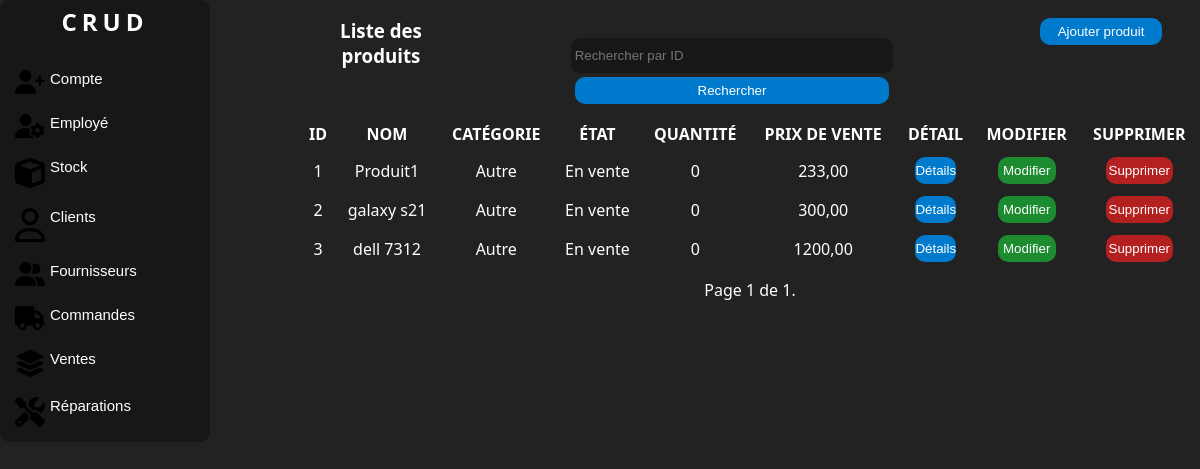
Screenshot of /produits/ (signed in) with the database file from the repository.
### manager/models.py (models this page shows, shortened)
class Product(models.Model):
    STATE_CHOICES = [
        ('En vente', 'En vente'),
        ('En réparation', 'En réparation'),
    ]
    name = models.CharField(max_length=100, db_column='Nom')
    category = models.ForeignKey(Category, on_delete=models.SET_DEFAULT, default=1, db_column='Catégorie')
    description = models.TextField(db_column='Description', default='Pas de description')
    state = models.CharField(max_length=20, choices=STATE_CHOICES, default='EN_VENTE', db_column='État')
    quantity = models.PositiveIntegerField(default=0, blank=True, null=True, db_column='Quantité')
    initial_buying_price = models.DecimalField(max_digits=10, decimal_places=2, blank=True, null=True,
                                               db_column='Prix d\'achat initiale')
    initial_selling_price = models.DecimalField(max_digits=10, decimal_places=2, blank=True, null=True,
                                                db_column='Prix de vente initiale')
    supplier = models.ForeignKey(Supplier, on_delete=models.SET_NULL, null=True, blank=True, db_column='Fournisseur')
    class Meta:
        db_table = 'Produit'

class Category(models.Model):
    name = models.CharField(max_length=100, db_column='Nom')
    def __str__(self):
        return self.name
    class Meta:
        db_table = 'Catégorie'

### manager/views.py (the view)
# urls.py: path('produits/', views.ProductListView.as_view(), name='product-list'),
class ProductListView(LoginRequiredMixin, ListView):
    model = Product
    template_name = 'listeproduit.html'  # replace with your template
    context_object_name = 'products'
    paginate_by = 10
    form_class = FilterForm
    def get_queryset(self):
        queryset = super().get_queryset()
        query = self.request.GET.get('query')
        if query:
            queryset = queryset.filter(id=query)
        return queryset
    def get_context_data(self, **kwargs):
        context = super().get_context_data(**kwargs)
        context['form'] = FilterForm(self.request.GET)
        return context

### manager/forms.py
class FilterForm(forms.Form):
    query = forms.IntegerField(label='', required=False,
                               widget=forms.TextInput(attrs={'placeholder': 'Rechercher par ID'}))

### manager/models.py (called while the page is built)
    def __str__(self):
        return self.name

### manager/templatetags/auth_extras.py (called while the page is built)
@register.filter(name='has_group')
def has_group(user, group_name):
    group = Group.objects.get(name=group_name)
    return True if group in user.groups.all() else False

### manager/templates/listeproduit.html (shortened to what this page needs)
{% load static %}
{% load auth_extras %}
<!DOCTYPE html>
<html lang="en">
<head>
    <link rel="stylesheet" href="{% static 'css/style.css' %}">
    <link rel="stylesheet" href="{% static 'css/accueil.css' %}">
</head>
<body>
<div class="corp">
    <div class="nav">
        <div class="logo">
            <a href="{% url 'home' %}" class="link"><h2>CRUD</h2></a>
        </div>
        <br>
        {% if request.user|has_group:"Admin" %}
        <button class="value">
            <a class="link" href="{% url 'account-list' %}"> Compte </a>
        </button>
        <button class="value">
            <a class="link" href="{% url 'employee-list' %}">Employé </a>
        </button>
        {% endif %}
        <button class="value">
            <a class="link" href="{% url 'products-list' %}"> Stock </a>
        </button>
        <button class="value">
            <a class="link" href="{% url 'client-list' %}"> Clients </a>
        </button>
        <button class="value">
            <a class="link" href="{% url 'supplier-list' %}"> Fournisseurs </a>
        </button>
        <button class="value">
            <a class="link" href="{% url 'purchase-order-list' %}">Commandes </a>
        </button>
        <button class="value">
            <a class="link" href="{% url 'sale-list' %}">Ventes </a>
        </button>
        <button class="value">
            <a class="link" href="{% url 'repair-list' %}"> Réparations </a>
        </button>
    </div>
    <div class="liste">
        <div class="c1">
            <div class="colone1"><h3>Liste des produits</h3></div>
            <div class="colone1">
                <form method="GET" action="">
                    {{ form }}
                    <button class="button" type="submit">Rechercher</button>
                </form>
            </div>
            <div class="colone1">
                <button class="button"><a href="{% url 'add-product' %}" class="link">Ajouter produit</a></button>
            </div>
        </div>
        <div class="c2">
            {% if products %}
            <table>
                <thead>
                <tr>
                    <th>Id</th>
                    <th>Nom</th>
                    <th>Catégorie</th>
                    <th>État</th>
                    <th>Quantité</th>
                    <th>Prix de vente</th>
                    <th>Détail</th>
                    <th>Modifier</th>
                    <th>Supprimer</th>
                </tr>
                </thead>
                <tbody id="tbody">
                {% for product in products %}
                <tr>
                    <td>{{ product.id }}</td>
                    <td>{{ product.name }}</td>
                    <td>{{ product.category }}</td>
                    <td>{{ product.state }}</td>
                    <td>{{ product.quantity }}</td>
                    <td>{{ product.initial_selling_price }}</td>
                    <td>
                        <button class="button" id=""
                                onclick="location.href='{% url 'product-detail' product.id %}';">Détails
                        </button>
                    </td>
                    <td>
                        <button class="button" id="modifier"
                                onclick="location.href='{% url 'update-product' product.id %}';">Modifier
                        </button>
                    </td>
                    <td>
                        <button class="button" id="supprimer"
                                onclick="location.href='{% url 'delete-product' product.id %}';">Supprimer
                        </button>
                    </td>
                </tr>
                {% endfor %}
                </tbody>
            </table>
            {% else %}
            <p>Pas de produits trouvés.</p>
            {% endif %}
            <div class="pagination">
                <span class="step-links">
                    <span class="current">
                        Page {{ page_obj.number }} de {{ page_obj.paginator.num_pages }}.
                    </span>
                </span>
            </div>
        </div>
    </div>
</body>
</html>

### manager/static/css/style.css (style rules this page uses)
* { padding: 0; margin: 0; }
body { background:#222 ; color: #fff; font-family:system-ui ; }
.corp { display: grid; grid-template-columns: 25% 75%; }
form { margin: auto; text-align: center; padding: 3%; }
input { width: 62%; height: 27px; outline: none; border: none; background: #111111a7; margin: 4px 0px; border-radius:9px ; padding: 4px; color:#fff; }
.button { width: 62%; height: 27px; border-radius:10px ; border: none; cursor: pointer; background: #007acc; color: white; transition: 0.7s; }
.nav { display: flex; flex-direction: column; width: 200px; background: #111111a7 ; justify-content: center; border-radius: 10px; transition: 1s; padding: 5px; overflow: hidden; }
.liste { text-align: center; display: grid; grid-template-rows: 20% 80%; }
.c1 { margin-top: 2%; display: grid; grid-template-columns: 18% 60% 22%; }
.c2 { margin-top: 2%; }
table { width: 100%; text-align: center; margin: 10px 0; }
table th { text-transform: uppercase; }
th,td { padding: 5px; }
#supprimer { background-color: rgba(193, 32, 32, 0.916); }
#modifier { background: #1bb635b7; }

### manager/static/css/accueil.css (style rules this page uses)
* { padding: 0; margin: 0; }
body { background:#222 ; color: #fff; font-family:system-ui ; }
.link { text-decoration: none; color: white; }
.logo { text-align: center; letter-spacing: 5px; }
.value { font-size: 15px; background-color: transparent; border: none; padding: 10px; color: white; display: flex; position: relative; gap: 5px; cursor: pointer; border-radius: 10px; transition: 1s; box-sizing: border-box; }
.value::before { content: ""; position: absolute; top: 5px; left: -15px; width: 5px; height: 100%; background-color:#007acc ; border-radius: 5px; opacity: 0; transition: 1s; }
.value svg { width: 30px; }

### rows the page displays
Product: id "1", name "Produit1", category "Autre", state "En vente", quantity "0", initial_selling_price "233,00"
Product: id "2", name "galaxy s21", category "Autre", state "En vente", quantity "0", initial_selling_price "300,00"
Product: id "3", name "dell 7312", category "Autre", state "En vente", quantity "0", initial_selling_price "1200,00"

### other values shown
{{ page_obj.number }} "1"
{{ page_obj.paginator.num_pages }} "1"
